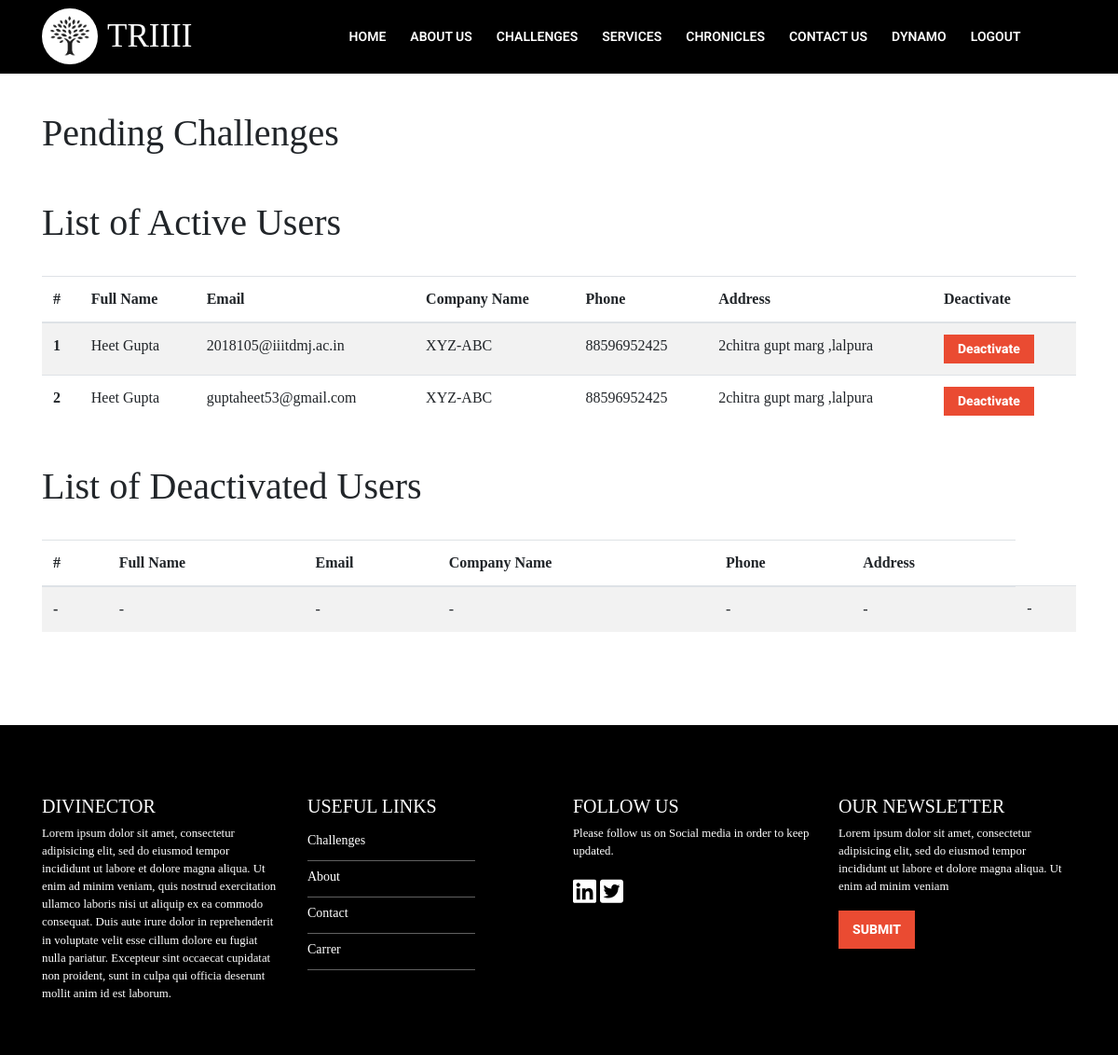
The page /mainadmin/ (signed in) on the database as committed earlier.
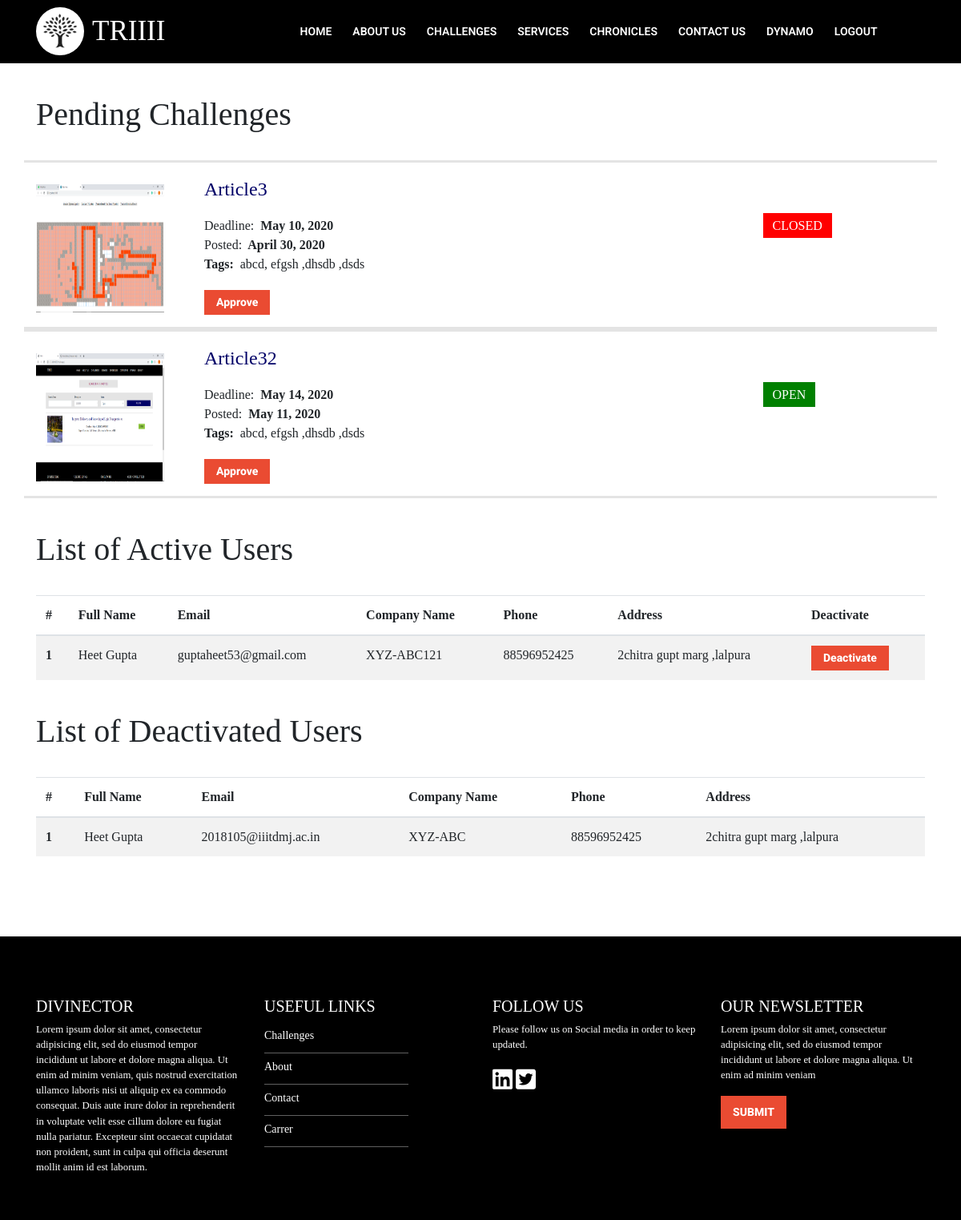
The same page on the database as committed later.
### accounts/models.py (models this page shows, shortened)
class User(PermissionsMixin,AbstractBaseUser):
    email = models.EmailField(
        verbose_name='email address',
        max_length=255,
        unique=True,
    )
    username = models.CharField(max_length=250,unique=True)
    signup_time = models.DateTimeField(auto_now_add=True,blank=True,null=True)
    is_active = models.BooleanField(default=True)
    is_staff = models.BooleanField(default=False) # a admin user; non super-user
    is_admin = models.BooleanField(default=False) # a superuser
    is_employee = models.BooleanField(default=False)
    USERNAME_FIELD = 'email'
    REQUIRED_FIELDS = ['username',] # Email & Password are required by default.
    objects = UserManager()

class Profile(models.Model):
    user_id = models.OneToOneField(User,on_delete=models.CASCADE,related_name="UserProfile")
    full_name = models.CharField(max_length=1000)
    company_name = models.CharField(max_length=1000)
    address = models.TextField()
    phone_number = models.CharField(max_length=12)
    area_of_expertise = models.CharField(max_length=100,choices=Constants.EXPERTISE,default='Other')
    avatar = models.ImageField()

### hostChallenge/models.py (models this page shows, shortened)
class Challenges(models.Model):
    title = models.CharField(max_length=1000)
    category = models.CharField(max_length=500,choices=Constants.CATEGORY)
    summary = models.TextField()
    description = models.TextField()
    image = models.ImageField(blank=True,null=True)
    file1 = models.ImageField(blank=True,null=True)
    file2 = models.ImageField(blank=True,null=True)
    file3 = models.ImageField(blank=True,null=True)
    file4 = models.FileField(blank=True,null=True)
    date_posted = models.DateField(auto_now_add=True)
    approved = models.BooleanField(default=False)
    tags = models.CharField(max_length=2500,default="")
    deadline = models.DateField(default=timezone.now)
    status = models.CharField(max_length=100,default="OPEN")
    slug = models.SlugField()
    class Meta:
        unique_together = ('title','date_posted')

### hostChallenge/views.py (the view, shortened to what this page needs)
# urls.py: path('mainadmin/',adminPage,name="AdminPage"),
def adminPage(request):
    if request.user.is_admin:
        chs = Challenges.objects.filter(approved=False)
        users = Profile.objects.all().filter(user_id__is_active = True)
        dusers = Profile.objects.all().filter(user_id__is_active = False)
        return render(request,'admin.html',{'chs':chs,'users':users,'dusers':dusers})
    return HttpResponseRedirect('/')

### hostChallenge/templates/admin.html (shortened to what this page needs)
{% extends "base.html" %}
{% load static %}
{% block content %}
    <div class="container">
        <div class="row" style="margin:40px 0px 25px 0px;">
            <h1 >Pending Challenges</h1>
        </div>
        {% for cha in chs %}
            <div class="ch row">
                <div class="col-md-2">
                    <img width="160px" height="160px" style="margin-top:12px;" src="/media/{{cha.image}}" />
                </div>
                <div class="col-md-10" style="padding-left:35px;">
                    <div class="row">
                        <div class="col-md-9 challenge-details-column">
                            <div class="challenge-name inno-dark-blue-text media-center">
                            <a class="chead" href="{% url 'ChallengeDetail' slug=cha.slug %}">
                                <p >{{cha.title}}</p>
                            </a>
                            </div>
                        </div>
                    </div>
                    <div class="row">
                        <div class="col-md-9">
                            <div class="byline media-center">Deadline:&nbsp;<strong> {{cha.deadline}} </strong></div>
                            <div class="byline media-center">Posted:&nbsp;<strong> {{cha.date_posted}} </strong></div>
                        </div>
                        <div class="col-md-3 stt" >
                            {% if cha.status == "CLOSED" %}
                                <div class="right media-center" ><span class="status" style="background-color:red;"> {{cha.status}} </span></div>
                            {% else %}
                                <div class="right media-center"><span class="status"> {{cha.status}} </span></div>
                            {% endif %}
                        </div>
                    </div>
                    <div class="row">
                        <div class="col-md-9">
                            <div class="challenge-tags media-center">
                                <span class="label tags-title"><b>Tags:&nbsp;</b></span>
                                <span class="tags-title " title="Chemistry"> {{cha.tags}} </span>
                            </div>
                        </div>
                        <div class="col-md-3"></div>
                    </div>
                    <div class="row">
                        <div class="col-md-9">
                            <div class="challenge-tags media-center">
                                <form method="POST" >{% csrf_token %}
                                    <button type="submit" class="approveBtn">Approve</button>
                                </form>
                            </div>
                        </div>
                    </div>
                </div>
            </div>
        {% endfor %}
        <div class="row" style="margin:40px 0px 25px 0px;">
            <h1 >List of Active Users</h1>
        </div>
        <table class="table table-striped">
        <thead>
            <tr>
                <th scope="col">#</th>
                <th scope="col">Full Name</th>
                <th scope="col">Email</th>
                <th scope="col">Company Name</th>
                <th scope="col">Phone</th>
                <th scope="col">Address</th>
                <th scope="col">Deactivate</th>
            </tr>
        </thead>
        <tbody>
        {% if users %}
        {% for i in users %}
            <tr>
            <th scope="row">{{forloop.counter}}</th>
            <td>{{i.full_name}}</td>
            <td>{{i.user_id.email}}</td>
            <td>{{i.company_name}}</td>
            <td>{{i.phone_number}}</td>
            <td>{{i.address}}</td>
            <td>
                <form method='POST'>{% csrf_token %}
                    <button style="margin-top:0px;" class="approveBtn" >Deactivate</button>
                </form>
            </td>
            </tr>
        {% endfor %}
        {% endif %}
        </tbody>
    </table>
    <div class="row" style="margin:40px 0px 25px 0px;">
            <h1 >List of Deactivated Users</h1>
        </div>
        <table class="table table-striped">
        <thead>
            <tr>
                <th scope="col">#</th>
                <th scope="col">Full Name</th>
                <th scope="col">Email</th>
                <th scope="col">Company Name</th>
                <th scope="col">Phone</th>
                <th scope="col">Address</th>
            </tr>
        </thead>
        <tbody>
        {% if dusers %}
        {% for i in dusers %}
            <tr>
            <th scope="row">{{forloop.counter}}</th>
            <td>{{i.full_name}}</td>
            <td>{{i.user_id.email}}</td>
            <td>{{i.company_name}}</td>
            <td>{{i.phone_number}}</td>
            <td>{{i.address}}</td>
            </tr>
        {% endfor %}
        {% else %}
            <tr>
            <th scope="row">-</th>
            <td>-</td>
            <td>-</td>
            <td>-</td>
            <td>-</td>
            <td>-</td>
            <td>-</td>
            </tr>
        {% endif %}
        </tbody>
    </table>
    </div>
{% endblock %}

### accounts/templates/base.html (shortened to what this page needs)
{% load static %}
<!DOCTYPE html>
<html lang="en" dir="ltr">
  <head>
    <link rel="stylesheet" href="https://stackpath.bootstrapcdn.com/bootstrap/4.3.1/css/bootstrap.min.css">
    <link rel="stylesheet" src="{% static 'css/landing.css' %}"></link>
  </head>
<body>
<div class="bannerVideoWrapper">
    <nav class="navbar navbar-expand-lg navbar-dark">
        <div class="container pos-f-t headerNavbar clearfix">
        <img style="width:60px;height:auto;color:white;background-color:white;border-radius:50%;padding:8px;" src="{% static 'images/logo.png' %}" />
        <span class="navbar-brand" style="color:white;margin-left:10px;font-size:35px;">TRIIII</span>
        <div class="collapse navbar-collapse" id="navbarSupportedContent">
            <ul class="navbar-nav mr-auto">
                <li class="nav-item active">
                    <a class="nav-link one" href="{% url 'landingPage' %}">Home </a>
                </li>
                <li class="nav-item">
                    <a class="nav-link" href="{% url 'AboutPage' %}">About Us</a>
                </li>
                <li class="nav-item">
                    <a class="nav-link" href="{% url 'ChallengesPage' %}">Challenges</a>
                </li>
                <li class="nav-item">
                    <a class="nav-link" href="{% url 'ServicePage' %}">Services</a>
                </li>
                <li class="nav-item">
                    <a class="nav-link" href="{% url 'BlogPage' %}">Chronicles</a>
                </li>
                <li class="nav-item">
                    <a class="nav-link" href="{% url 'ContactUS' %}">Contact Us</a>
                </li>
                {% if user.is_authenticated %}
                <li class="nav-item">
                    <a class="nav-link" href="{% url 'ProfilePage' %}" >{{user.username}} </a>
                </li>
                <li class="nav-item">
                    <a class="nav-link" href="{% url 'logoutpage' %}" >Logout </a>
                </li>
                {% else %}
                <li class="nav-item">
                    <a class="nav-link" > <a class="navvvlink" href="{% url 'loginpage' %}" >Login</a> | <a class="navvvlink" href="{% url 'signuppage' %}" >SignUp</a> </a>
                </li>
                {% endif %}
            </ul>
        </div>
        </div>
    </nav>
</div>
    {% block content %}
    {% endblock %}
    <footer>
        <div class="pageFooter">
            <div class="container">
                <div class="row">
                    <div class="col-sm-3" style="margin-top:15px">
                        <h5>DIVINECTOR</h5>
                        <p style="font-size:0.8em" >{% lorem 1 %}</ style="font-size:0.8em" >
                    </div>
                    <div class="col-sm-3" style="margin-top:15px">
                        <h5>USEFUL LINKS</h5>
                        <ul class="footerLinkText colOne-links float-left" >
                            <li><a style="color:white !important" href="">Challenges</a></li>
                            <li><a style="color:white !important" href="">About</a></li>
                            <li><a style="color:white !important" href="">Contact</a></li>
                            <li><a style="color:white !important" href="">Carrer</a></li>
                        </ul>
                    </div>
                    <div class="col-sm-3" style="margin-top:15px">
                        <h5>FOLLOW US</h5>
                        <p style="font-size:0.8em;">Please follow us on Social media in order to keep updated.</p>
                        <ul class="contactUs">
                            <li class="iconLIst">
                            <a style="color:white !important" href="https://www.linkedin.com/in/triii-organization-3127181a7/" target="_blank" class="socialMediaIcon linkedIn">
                            </a>
                            <a style="color:white !important" href="https://twitter.com/TRIII18606543" target="_blank" class="socialMediaIcon">
                            </a>
                            </li>
                        </ul>
                    </div>
                    <div class="col-sm-3" style="margin-top:15px">
                        <h5>OUR NEWSLETTER</h5>
                        <p style="font-size:0.8em;margin-right:0px !important;" >Lorem ipsum dolor sit amet, consectetur adipisicing elit, sed do eiusmod tempor incididunt ut labore et dolore magna aliqua. Ut enim ad minim veniam</p >
                        <button class="TriiiiBtn btn btn-primary my-2 my-sm-0" id="subscribeSubmit">SUBMIT</button>
                    </div>
                </div>
            </div>
        </div>
    </footer>
  </body>
</html>

### accounts/templates/base.html (style rules this page uses)
.nav-item { font-family: 'roboto', sans-serif; font-size: 1em; line-height: 14px; color: white !important; font-weight:400; padding: 10px 5px; cursor: pointer; }
body { font-family: 'PT Serif', serif !important; }
.nav-link,.navvvlink { font-family: 'roboto', sans-serif; font-size: 14px; line-height: 14px; color: #fff !important; padding: 0px 10px; cursor: pointer; font-weight:600; text-transform:uppercase; }
.navbar { background-color:black !important; z-index:50 !important; }
#navbarSupportedContent { float:right !important; }
* { box-sizing: border-box; }
.TriiiiBtn { font-size: 14px; border-radius: 0; border: none; padding: 10px 15px; background-color: #EA4B32; color: #fff; font-family: 'roboto', sans-serif; font-weight: 800 !important; }
.pageFooter { background: black; color:white; padding: 60px 0 40px 0; margin-top: 100px; }
ul { list-style-type: none; padding: 0; margin: 0; }
.float-left { float: left !important; }
.pageFooter .contactUs li .socialMediaIcon { display: inline-block; width: 25px; height: 25px; background-repeat: no-repeat; }
.pageFooter ul li a { font-size: 14px; line-height: 34px; text-transform: capitalize; }
a { color: white; text-decoration: none; background-color: transparent; }
.colOne-links li { padding-bottom:4px; border-bottom:1px solid rgba(240,240,240,0.4); width:15vw !important; }

### hostChallenge/templates/admin.html (style rules this page uses)
.ch { border-top: 3px solid #e4e4e4; padding-bottom: 15px; padding-top:15px; border-bottom: 3px solid #e4e4e4; }
.chead { margin: 0 0 10px; color:#000067 !important; font-size:1.5em; }
.status { background-color:green; padding:7px 12px; color:black; font-size:1.0em; color:white; }
.approveBtn { font-size: 14px; border-radius: 0; border: none; padding: 5px 15px; background-color: #EA4B32; color: #fff; font-family: 'roboto', sans-serif; font-weight: 800 !important; margin-top:20px; }

Rows that differ between the two databases and show on the page:
now on this page (row edited): Challenges: image (picture), title "Article3", deadline "May 10, 2020", date_posted "April 30, 2020", status "CLOSED", tags "abcd, efgsh ,dhsdb ,dsds"
added Challenges: image (picture), title "Article32", deadline "May 14, 2020", date_posted "May 11, 2020", status "OPEN", tags "abcd, efgsh ,dhsdb ,dsds"
changed Profile "guptaheet53@gmail.com": company_name "XYZ-ABC" → "XYZ-ABC121"
shown differently, row unchanged: Profile "XYZ-ABC": moves from the list under "List of Active Users" to the list under "List of Deactivated Users"
